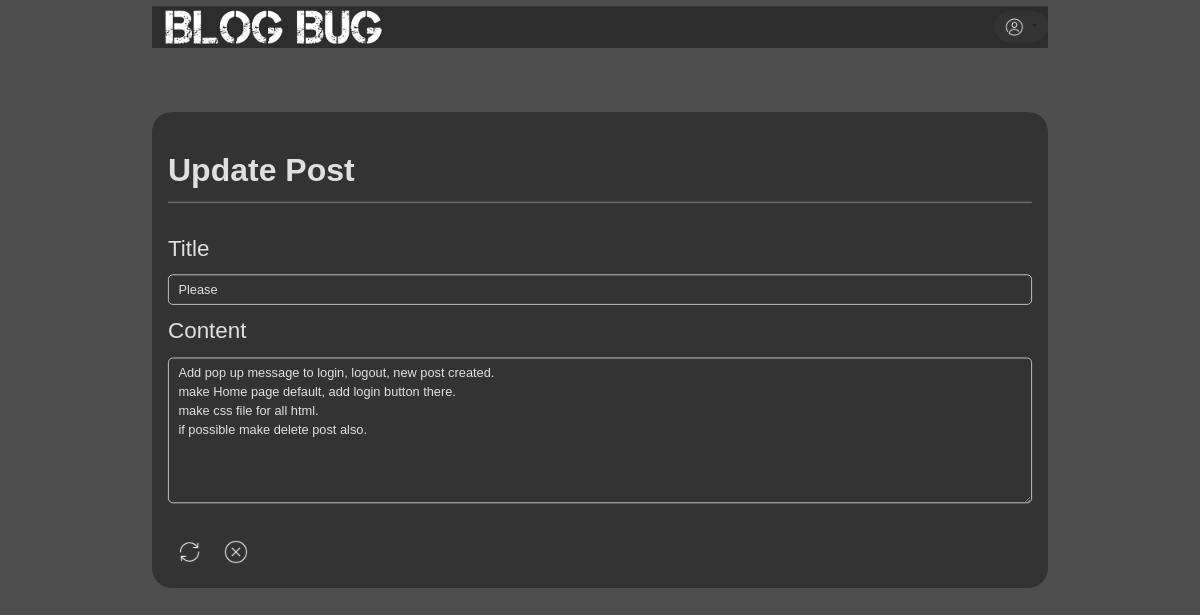
Page /update/2/ (signed in) on the committed database.
### blog/models.py (models this page shows, shortened)
class Posts(models.Model):
    tittle = models.CharField(max_length=100)
    content = models.TextField()
    date_posted = models.DateTimeField(default=timezone.now)
    author = models.ForeignKey(User, on_delete=models.CASCADE)

### blog/views.py (the view, shortened to what this page needs)
# urls.py: path('update/<int:post_id>/', views.update_post, name='update_post'),
def update_post(request, post_id):
    post = get_object_or_404(Posts, id=post_id)
    if request.user != post.author:
        messages.error(request, "You are not authorized to update this post.")
        return redirect('/mypost')
    return render(request, 'blog/update_post.html', {'post': post})

### blog/templates/blog/update_post.html (shortened to what this page needs)
{% extends 'blog/base.html' %}
{% block content %}
{% load static %}
<head>
</head>
<link rel="stylesheet" href="{% static 'css/N_U_post.css' %}">
<div class="container custom-container">
<nav class="navbar navbar-expand-lg ">
    <div class="collapse navbar-collapse" id="navbarSupportedContent">
        <ul class="navbar-nav mr-auto" id="nav_bar">
            <li><a href="/home"><img class="w-50 " src="{% static 'image/pho.png' %}" alt=""></a></li>
        </ul>
        <form class="form-inline my-2 my-lg-0">
            <div class="dropdown">
                <button class="btn dropdown-toggle" type="button" id="dropdownMenuButton"
                    data-toggle="dropdown" aria-haspopup="false" aria-expanded="false">
                    <img src="{% static 'image/account.png' %}">
                </button>
            </div>
        </form>
    </div>
</nav>
    <br><br><br>
    <form method="post" id="updatePostForm">
        <div class="container custom-container" style="max-width: 1250px;">
            <br><br>
            <h1 class="fw-bolder"> Update Post </h1>
            <hr class="border-white"><br>
            <div class="mb-3">
                <h3><label for="title">Title</label></h3>
                <input type="text" class="form-control" id="title" name="tittle" value="{{ post.tittle }}" required>
            </div>
            <div class="form-group">
                <h3><label for="content">Content</label></h3>
                <textarea class="form-control" id="content" name="content" rows="7" required>{{ post.content }}</textarea>
            </div>
            <br>
            <button type="submit" class="btn tooltip-btn" id="UpdateBtn">
                <img src="{% static 'image/update0.png' %}">
            </button>
            <a href="/mypost" class="btn tooltip-btn" id="cancelBtn">
                <img src="{% static 'image/cancel1.png' %}">
            </a>
        </div>
        <br>
    </form>
</div>
{% endblock %}

### blog/static/css/N_U_post.css (style rules this page uses)
body { justify-content: center; align-items: center; background-color: #4e4e4e; font-family: Arial, sans-serif; transform: scale(0.8); transform-origin: top left; width: 125%; }
.container { max-width: 1200px; margin: 0 auto; padding: 0 20px; }
#navbarSupportedContent { background-color: #2d2d2d; }
body { background-color: #4e4e4e; font-family: Arial, sans-serif; }
form { background-color: #333; border-radius: 25px; }
h1 { color: rgb(224, 224, 224); }
.border-white { border: 1px solid rgb(255, 255, 255); }
h3 { color: rgb(224, 224, 224); }
#title { background-color: #333; color: rgb(224, 224, 224); }
#title::placeholder { color: rgb(224, 224, 224); }
#content { background-color: #333; color: rgb(224, 224, 224); }
#content::placeholder { color: rgb(224, 224, 224); }
.tooltip-btn { position: relative; display: inline-block; border: none; background: none; cursor: pointer; }

### blog/templates/blog/base.html (style rules this page uses)
.custom-container { max-width: 1450px; }

### rows in the picture
Posts: tittle "Please", content "Add pop up message to login, logout, new post created. make Home page default, add login button there. make css file for all html. if possible make delete post also."
